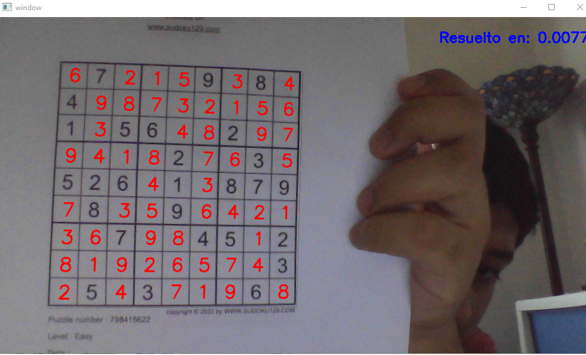
#> input picture Test.jpg, 586 x 355 px
$ python -i preprocess.py   (imports and definitions only)
#> lines starting #> are read from the running program, lines starting #| are printed output that depends on the picture; after the words box and inside, x2 and y2 are one past the last pixel; in counts of white or black regions, pixels touching at a corner belong together
#> further down, picture is the input picture: shape (355, 586, 3); mean B, G, R 111.1, 107.5, 115.7
import cv2


def preprocess(img):
    img_gray = cv2.cvtColor(img, cv2.COLOR_BGR2GRAY)
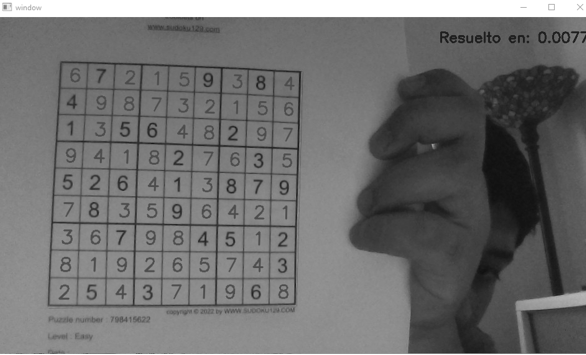
#> img_gray: shape (355, 586); min 15, max 255, mean 110.4

    # Difimuna
    blur = cv2.GaussianBlur(img_gray, (9, 9), 0)
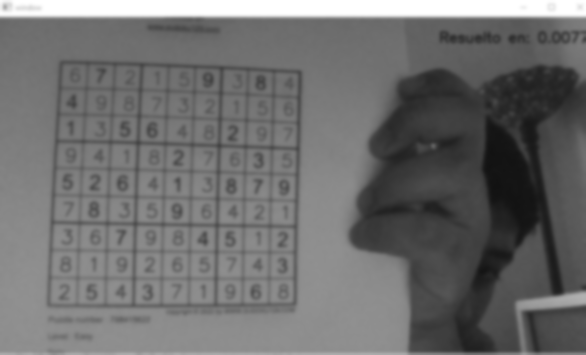
#> blur: shape (355, 586); min 18, max 255, mean 110.2

    # Lo limita
    thresh = cv2.adaptiveThreshold(blur, 255, cv2.ADAPTIVE_THRESH_GAUSSIAN_C, cv2.THRESH_BINARY, 11, 2)
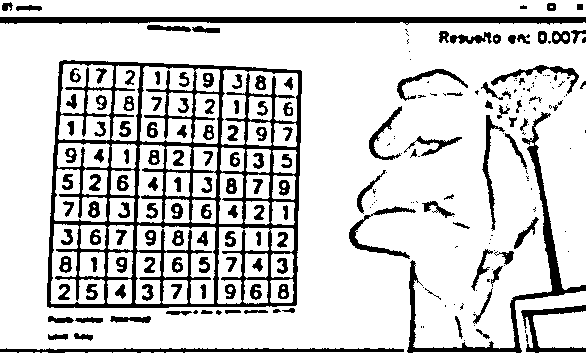
#> thresh: shape (355, 586); 81.7% white; 236 black regions (91 under 20 px), largest, box (x1, y1, x2, y2) and area: (47, 60, 302, 308) 14499, (0, 17, 586, 25) 3477, (407, 112, 586, 353) 2874

    # Invierte para que las líneas de la cuadrícula y el texto sean blancos
    inverted = cv2.bitwise_not(thresh, 0)

    # Obtiene un kernel rectángulo
    kernel = cv2.getStructuringElement(cv2.MORPH_RECT, (2, 2))
    # Transforma para eliminar algo de ruido como puntos aleatorios
    morph = cv2.morphologyEx(inverted, cv2.MORPH_OPEN, kernel)
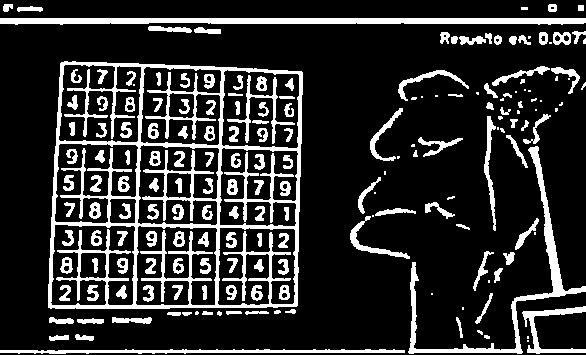
#> morph: shape (355, 586); 17.9% white; 188 white regions (40 under 20 px), largest, box (x1, y1, x2, y2) and area: (48, 61, 303, 309) 13587, (0, 18, 586, 25) 3462, (408, 146, 586, 354) 2635

    # Dilata e incrementa los lados de los bordes
    result = cv2.dilate(morph, kernel, iterations=1)
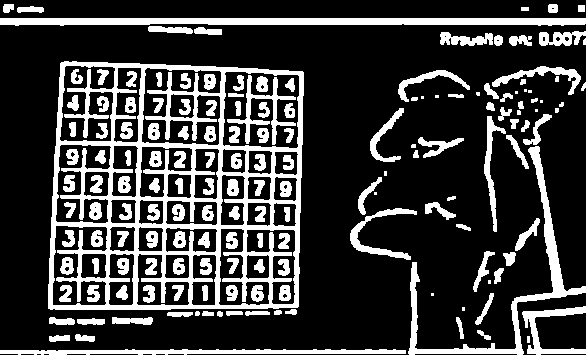
#> result: shape (355, 586); 23.6% white; 164 white regions (17 under 20 px), largest, box (x1, y1, x2, y2) and area: (48, 61, 304, 310) 17985, (0, 18, 586, 26) 4059, (408, 146, 586, 355) 3182
    return result

>>> import cv2
>>> picture = cv2.imread('../Test.jpg')
>>> result = preprocess(picture)
